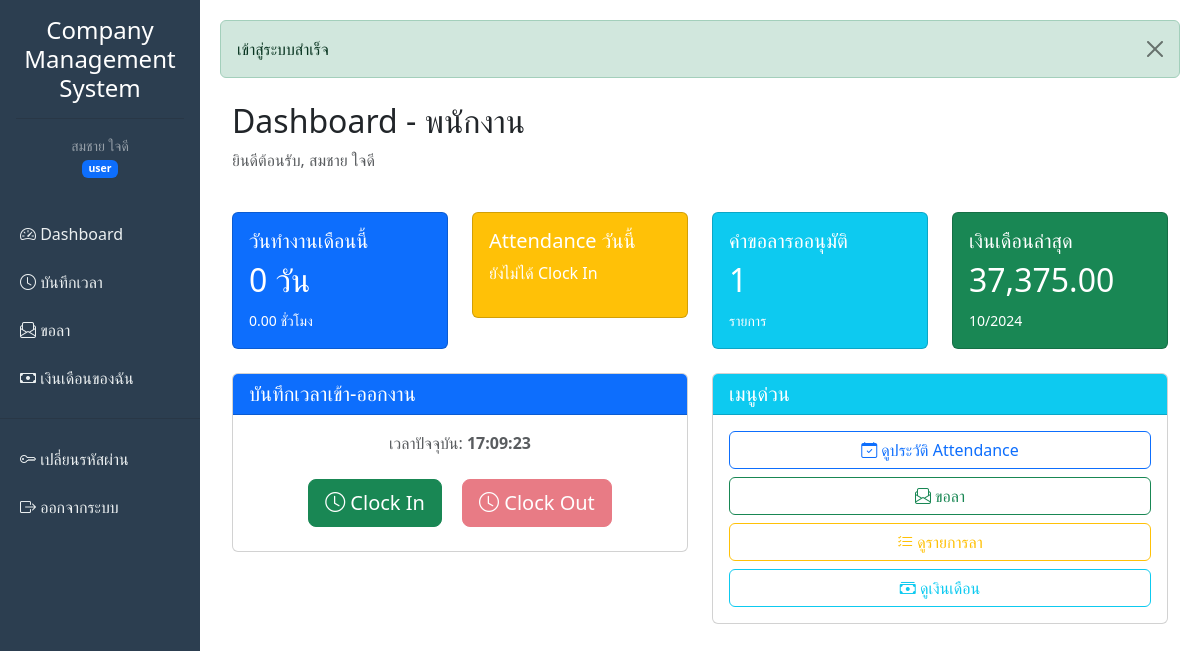
Page /employee/dashboard.php (signed in) on the committed database.
### tables this page shows
CREATE TABLE employees (
    id INT AUTO_INCREMENT PRIMARY KEY,
    employee_code VARCHAR(20) UNIQUE NOT NULL,
    first_name VARCHAR(100) NOT NULL,
    last_name VARCHAR(100) NOT NULL,
    email VARCHAR(100) UNIQUE NOT NULL,
    phone VARCHAR(20),
    department VARCHAR(100),
    position VARCHAR(100),
    hire_date DATE NOT NULL,
    salary DECIMAL(10,2) DEFAULT 0.00,
    status ENUM('active', 'inactive') DEFAULT 'active',
    created_at TIMESTAMP DEFAULT CURRENT_TIMESTAMP,
    updated_at TIMESTAMP DEFAULT CURRENT_TIMESTAMP ON UPDATE CURRENT_TIMESTAMP,
    INDEX idx_employee_code (employee_code),
    INDEX idx_status (status)
);

CREATE TABLE payroll (
    id INT AUTO_INCREMENT PRIMARY KEY,
    employee_id INT NOT NULL,
    month INT NOT NULL,
    year INT NOT NULL,
    basic_salary DECIMAL(10,2) NOT NULL,
    allowances DECIMAL(10,2) DEFAULT 0.00,
    deductions DECIMAL(10,2) DEFAULT 0.00,
    overtime_hours DECIMAL(5,2) DEFAULT 0.00,
    overtime_pay DECIMAL(10,2) DEFAULT 0.00,
    total_salary DECIMAL(10,2) NOT NULL,
    payment_status ENUM('pending', 'paid') DEFAULT 'pending',
    payment_date DATE NULL,
    notes TEXT,
    created_at TIMESTAMP DEFAULT CURRENT_TIMESTAMP,
    updated_at TIMESTAMP DEFAULT CURRENT_TIMESTAMP ON UPDATE CURRENT_TIMESTAMP,
    FOREIGN KEY (employee_id) REFERENCES employees(id) ON DELETE CASCADE,
    UNIQUE KEY unique_payroll (employee_id, month, year),
    INDEX idx_month_year (month, year),
    INDEX idx_status (payment_status)
);

### config.php (called while the page is built, shortened)
<?php
function h($string) {
    return htmlspecialchars($string, ENT_QUOTES, 'UTF-8');
}
?>

### employee/dashboard.php (the view, shortened to what this page needs)
<?php
require_once '../config.php';
$pdo = getDB();
$employeeId = $_SESSION['employee_id'];
try {
    $stmt = $pdo->prepare("SELECT * FROM employees WHERE id = :id");
    $stmt->execute(['id' => $employeeId]);
    $employee = $stmt->fetch();
    $today = date('Y-m-d');
    $stmt = $pdo->prepare("SELECT * FROM attendance WHERE employee_id = :id AND date = :date");
    $stmt->execute(['id' => $employeeId, 'date' => $today]);
    $todayAttendance = $stmt->fetch();
    $firstDay = date('Y-m-01');
    $lastDay = date('Y-m-t');
    $stmt = $pdo->prepare("
        SELECT COUNT(*) as days, SUM(work_hours) as hours
        FROM attendance
        WHERE employee_id = :id AND date BETWEEN :start AND :end
    ");
    $stmt->execute(['id' => $employeeId, 'start' => $firstDay, 'end' => $lastDay]);
    $monthStats = $stmt->fetch();
    $stmt = $pdo->prepare("
        SELECT COUNT(*) as pending
        FROM leave_requests
        WHERE employee_id = :id AND status = 'pending'
    ");
    $stmt->execute(['id' => $employeeId]);
    $pendingLeaves = $stmt->fetch()['pending'];
    $stmt = $pdo->prepare("
        SELECT * FROM payroll
        WHERE employee_id = :id
        ORDER BY year DESC, month DESC
        LIMIT 1
    ");
    $stmt->execute(['id' => $employeeId]);
    $latestPayroll = $stmt->fetch();
} catch (PDOException $e) {
    error_log($e->getMessage());
}
include '../includes/header.php';
?>
<div class="container-fluid mt-4">
    <div class="row mb-4">
        <div class="col">
            <h2>Dashboard - พนักงาน</h2>
            <p class="text-muted">ยินดีต้อนรับ, <?= h($employee['first_name'] . ' ' . $employee['last_name']) ?></p>
        </div>
    </div>
    <div class="row mb-4">
        <div class="col-md-3">
            <div class="card bg-primary text-white">
                <div class="card-body">
                    <h5>วันทำงานเดือนนี้</h5>
                    <h2><?= $monthStats['days'] ?> วัน</h2>
                    <small><?= number_format($monthStats['hours'], 2) ?> ชั่วโมง</small>
                </div>
            </div>
        </div>
        <div class="col-md-3">
            <div class="card bg-<?= $todayAttendance && $todayAttendance['clock_in'] ? 'success' : 'warning' ?> text-white">
                <div class="card-body">
                    <h5>Attendance วันนี้</h5>
                    <?php if ($todayAttendance && $todayAttendance['clock_in']): ?>
                        <p class="mb-1">เข้า: <?= h($todayAttendance['clock_in']) ?></p>
                        <?php if ($todayAttendance['clock_out']): ?>
                            <p class="mb-0">ออก: <?= h($todayAttendance['clock_out']) ?></p>
                        <?php else: ?>
                            <p class="mb-0">ยังไม่ออกงาน</p>
                        <?php endif; ?>
                    <?php else: ?>
                        <p>ยังไม่ได้ Clock In</p>
                    <?php endif; ?>
                </div>
            </div>
        </div>
        <div class="col-md-3">
            <div class="card bg-info text-white">
                <div class="card-body">
                    <h5>คำขอลารออนุมัติ</h5>
                    <h2><?= $pendingLeaves ?></h2>
                    <small>รายการ</small>
                </div>
            </div>
        </div>
        <div class="col-md-3">
            <div class="card bg-success text-white">
                <div class="card-body">
                    <h5>เงินเดือนล่าสุด</h5>
                    <?php if ($latestPayroll): ?>
                        <h2><?= number_format($latestPayroll['total_salary'], 2) ?></h2>
                        <small><?= $latestPayroll['month'] ?>/<?= $latestPayroll['year'] ?></small>
                    <?php else: ?>
                        <p>ยังไม่มีข้อมูล</p>
                    <?php endif; ?>
                </div>
            </div>
        </div>
    </div>
    <div class="row">
        <div class="col-md-6">
            <div class="card">
                <div class="card-header bg-primary text-white">
                    <h5 class="mb-0">บันทึกเวลาเข้า-ออกงาน</h5>
                </div>
                <div class="card-body text-center">
                    <p class="text-muted">เวลาปัจจุบัน: <strong><?= date('H:i:s') ?></strong></p>
                    <form method="POST" action="../attendance/clockin.php" class="d-inline">
                        <button type="submit" class="btn btn-lg btn-success m-2"
                                <?= ($todayAttendance && $todayAttendance['clock_in']) ? 'disabled' : '' ?>>
                            <i class="bi bi-clock"></i> Clock In
                        </button>
                    </form>
                    <form method="POST" action="../attendance/clockout.php" class="d-inline">
                        <button type="submit" class="btn btn-lg btn-danger m-2"
                                <?= (!$todayAttendance || !$todayAttendance['clock_in'] || $todayAttendance['clock_out']) ? 'disabled' : '' ?>>
                            <i class="bi bi-clock"></i> Clock Out
                        </button>
                    </form>
                </div>
            </div>
        </div>
        <div class="col-md-6">
            <div class="card">
                <div class="card-header bg-info text-white">
                    <h5 class="mb-0">เมนูด่วน</h5>
                </div>
                <div class="card-body">
                    <a href="attendance_history.php" class="btn btn-outline-primary btn-block mb-2 w-100">
   						<i class="bi bi-calendar-check"></i> ดูประวัติ Attendance
					</a>
                    <a href="../leave/request.php" class="btn btn-outline-success btn-block mb-2 w-100">
                        <i class="bi bi-envelope-paper"></i> ขอลา
                    </a>
                    <a href="leave.php" class="btn btn-outline-warning btn-block mb-2 w-100">
                        <i class="bi bi-list-check"></i> ดูรายการลา
                    </a>
                    <a href="payroll.php" class="btn btn-outline-info btn-block w-100">
                        <i class="bi bi-cash-stack"></i> ดูเงินเดือน
                    </a>
                </div>
            </div>
        </div>
    </div>
</div>
<?php include '../includes/footer.php'; ?>

### rows in the picture
employees: first_name+last_name "สมชาย ใจดี"
payroll: total_salary "37,375.00", month "10", year "2024"

### other values in the picture
APP_NAME "Company Management System"
$_SESSION['full_name'] ?: $_SESSION['username'] "สมชาย ใจดี"
$_SESSION['role'] "user"
$flash['message'] "เข้าสู่ระบบสำเร็จ"
$monthStats['days'] "0"
$monthStats['hours'] "0.00"
$pendingLeaves "1"
